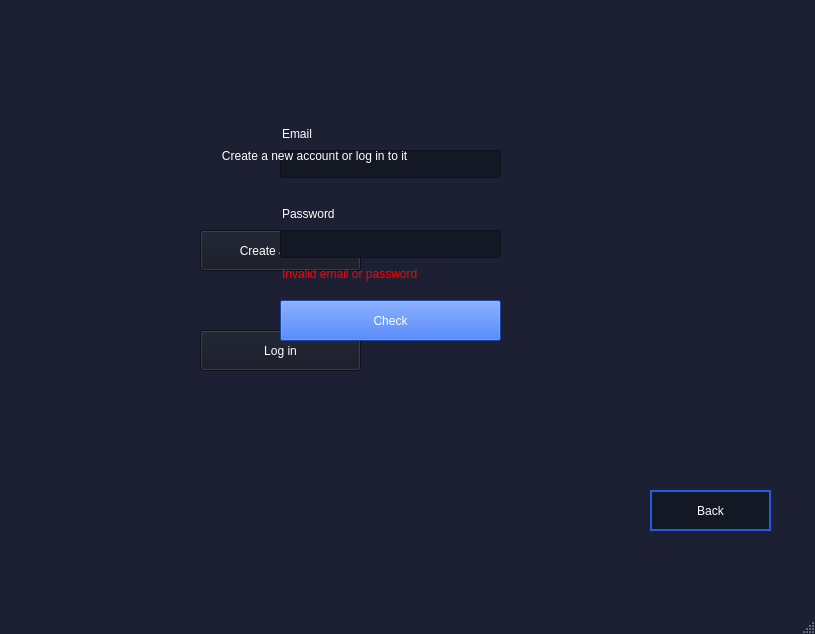
<?xml version="1.0" encoding="UTF-8"?>
<ui version="4.0">
 <class>MainWindow</class>
 <widget class="QMainWindow" name="MainWindow">
  <property name="geometry">
   <rect>
    <x>0</x>
    <y>0</y>
    <width>815</width>
    <height>634</height>
   </rect>
  </property>
  <property name="windowTitle">
   <string>MainWindow</string>
  </property>
  <property name="styleSheet">
   <string notr="true">QMainWindow
{
	background-color:#1d2033;
}</string>
  </property>
  <widget class="QWidget" name="centralwidget">
   <widget class="QPushButton" name="pushButton">
    <property name="geometry">
     <rect>
      <x>200</x>
      <y>230</y>
      <width>161</width>
      <height>41</height>
     </rect>
    </property>
    <property name="focusPolicy">
     <enum>Qt::FocusPolicy::NoFocus</enum>
    </property>
    <property name="styleSheet">
     <string notr="true">QPushButton
{
    background-color: #141724;
    color: white;
    font: 700 11pt &quot;Segoe UI&quot;;

}

</string>
    </property>
    <property name="text">
     <string>Create account</string>
    </property>
   </widget>
   <widget class="QPushButton" name="pushButton_2">
    <property name="geometry">
     <rect>
      <x>200</x>
      <y>330</y>
      <width>161</width>
      <height>41</height>
     </rect>
    </property>
    <property name="styleSheet">
     <string notr="true">QPushButton
{
    background-color: #141724;
    color: white;
    font: 700 11pt &quot;Segoe UI&quot;;

}

</string>
    </property>
    <property name="text">
     <string>Log in</string>
    </property>
   </widget>
   <widget class="QLineEdit" name="lineEdit">
    <property name="geometry">
     <rect>
      <x>280</x>
      <y>230</y>
      <width>221</width>
      <height>28</height>
     </rect>
    </property>
    <property name="styleSheet">
     <string notr="true">QLineEdit
{
	background-color:#141724;
	color:white;
	font: 700 9pt &quot;Segoe UI&quot;;
	border-color: solid white 2px;
}</string>
    </property>
    <property name="echoMode">
     <enum>QLineEdit::EchoMode::Password</enum>
    </property>
   </widget>
   <widget class="QLineEdit" name="lineEdit_2">
    <property name="geometry">
     <rect>
      <x>280</x>
      <y>200</y>
      <width>113</width>
      <height>28</height>
     </rect>
    </property>
    <property name="styleSheet">
     <string notr="true">QLineEdit
{
	background-color:transparent;
	color:white;
	font: 700 11pt &quot;Segoe UI&quot;;
	border:0;
}</string>
    </property>
    <property name="text">
     <string>Password</string>
    </property>
    <property name="readOnly">
     <bool>true</bool>
    </property>
   </widget>
   <widget class="QLineEdit" name="lineEdit_3">
    <property name="geometry">
     <rect>
      <x>280</x>
      <y>150</y>
      <width>221</width>
      <height>28</height>
     </rect>
    </property>
    <property name="styleSheet">
     <string notr="true">QLineEdit
{
	background-color:#141724;
	color:white;
	font: 700 9pt &quot;Segoe UI&quot;;
	border-color: solid white 2px;
}</string>
    </property>
   </widget>
   <widget class="QLineEdit" name="lineEdit_4">
    <property name="geometry">
     <rect>
      <x>280</x>
      <y>120</y>
      <width>113</width>
      <height>28</height>
     </rect>
    </property>
    <property name="styleSheet">
     <string notr="true">QLineEdit
{
	background-color:transparent;
	color:white;
	font: 700 11pt &quot;Segoe UI&quot;;
	border:0;
}</string>
    </property>
    <property name="text">
     <string>Email</string>
    </property>
    <property name="readOnly">
     <bool>true</bool>
    </property>
   </widget>
   <widget class="QPushButton" name="pushButton_3">
    <property name="geometry">
     <rect>
      <x>280</x>
      <y>300</y>
      <width>221</width>
      <height>41</height>
     </rect>
    </property>
    <property name="styleSheet">
     <string notr="true">QPushButton
{
	background-color:#225ddf;
	color:white;
	font: 700 11pt &quot;Segoe UI&quot;;
}</string>
    </property>
    <property name="text">
     <string>Connect</string>
    </property>
   </widget>
   <widget class="QPushButton" name="pushButton_4">
    <property name="geometry">
     <rect>
      <x>650</x>
      <y>490</y>
      <width>121</width>
      <height>41</height>
     </rect>
    </property>
    <property name="styleSheet">
     <string notr="true">QPushButton
{
    background-color: #141724;
    color: white;
    font: 700 11pt &quot;Segoe UI&quot;;
    border: 2px solid #225ddf;
}

</string>
    </property>
    <property name="text">
     <string>Back</string>
    </property>
   </widget>
   <widget class="QLineEdit" name="lineEdit_5">
    <property name="geometry">
     <rect>
      <x>280</x>
      <y>260</y>
      <width>231</width>
      <height>28</height>
     </rect>
    </property>
    <property name="styleSheet">
     <string notr="true">QLineEdit
{
	background-color:transparent;
	color:red;
	font: 700 11pt &quot;Segoe UI&quot;;
	border:0;
}</string>
    </property>
    <property name="text">
     <string>Invalid email or password</string>
    </property>
    <property name="readOnly">
     <bool>true</bool>
    </property>
   </widget>
   <widget class="QPushButton" name="pushButton_5">
    <property name="geometry">
     <rect>
      <x>280</x>
      <y>300</y>
      <width>221</width>
      <height>41</height>
     </rect>
    </property>
    <property name="styleSheet">
     <string notr="true">QPushButton
{
	background-color:#225ddf;
	color:white;
	font: 700 11pt &quot;Segoe UI&quot;;
}</string>
    </property>
    <property name="text">
     <string>Check</string>
    </property>
   </widget>
   <widget class="QLabel" name="label">
    <property name="geometry">
     <rect>
      <x>110</x>
      <y>200</y>
      <width>81</width>
      <height>101</height>
     </rect>
    </property>
    <property name="text">
     <string/>
    </property>
    <property name="pixmap">
     <pixmap>../../Pictures/Screenshot 2025-02-11 142304.png</pixmap>
    </property>
    <property name="scaledContents">
     <bool>false</bool>
    </property>
   </widget>
   <widget class="QLabel" name="label_2">
    <property name="geometry">
     <rect>
      <x>110</x>
      <y>300</y>
      <width>81</width>
      <height>101</height>
     </rect>
    </property>
    <property name="text">
     <string/>
    </property>
    <property name="pixmap">
     <pixmap>../../Pictures/Screenshot 2025-02-11 164630.png</pixmap>
    </property>
    <property name="scaledContents">
     <bool>false</bool>
    </property>
   </widget>
   <widget class="QLineEdit" name="lineEdit_6">
    <property name="geometry">
     <rect>
      <x>210</x>
      <y>110</y>
      <width>401</width>
      <height>91</height>
     </rect>
    </property>
    <property name="styleSheet">
     <string notr="true">QLineEdit
{
	background-color:transparent;
	color:white;
	font: 700 14pt &quot;Segoe UI&quot;;
	border:0;
}</string>
    </property>
    <property name="text">
     <string>   Create a new account or log in to it</string>
    </property>
    <property name="readOnly">
     <bool>true</bool>
    </property>
   </widget>
  </widget>
  <widget class="QMenuBar" name="menubar">
   <property name="geometry">
    <rect>
     <x>0</x>
     <y>0</y>
     <width>815</width>
     <height>25</height>
    </rect>
   </property>
  </widget>
  <widget class="QStatusBar" name="statusbar"/>
 </widget>
 <resources/>
 <connections/>
</ui>
